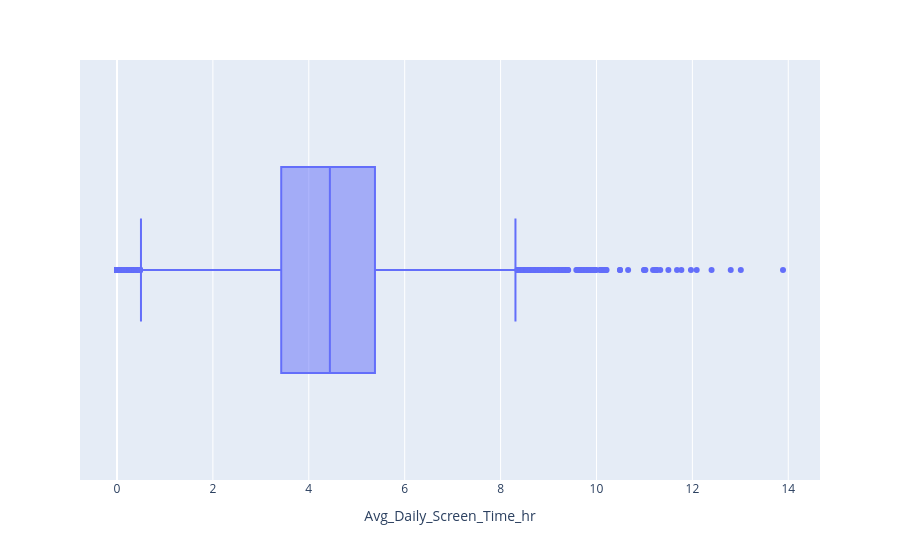

Notebook source saved alongside this figure:
### Code cell
fig=px.box(df,x='Avg_Daily_Screen_Time_hr')
fig.show()

### Figure 1 — Plotly figure (JSON) as saved in the notebook; plotly's stock layout.template omitted (floating-point values rounded to 4 significant figures; data arrays with more than 128 entries replaced by an {"elided": "..."} marker saying what was removed)
{"data": [{"alignmentgroup": "True", "hovertemplate": "Avg_Daily_Screen_Time_hr=%{x}<extra></extra>", "legendgroup": "", "marker": {"color": "#636efa"}, "name": "", "notched": false, "offsetgroup": "", "orientation": "h", "showlegend": false, "type": "box", "x": {"elided": "9668 float values"}, "x0": " ", "xaxis": "x", "y0": " ", "yaxis": "y"}], "layout": {"autosize": true, "boxmode": "group", "legend": {"tracegroupgap": 0}, "margin": {"t": 60}, "xaxis": {"anchor": "y", "autorange": true, "domain": [0, 1], "range": [-0.7717, 14.66], "title": {"text": "Avg_Daily_Screen_Time_hr"}, "type": "linear"}, "yaxis": {"anchor": "x", "autorange": true, "domain": [0, 1], "range": [-0.5, 0.5], "type": "category"}}}
